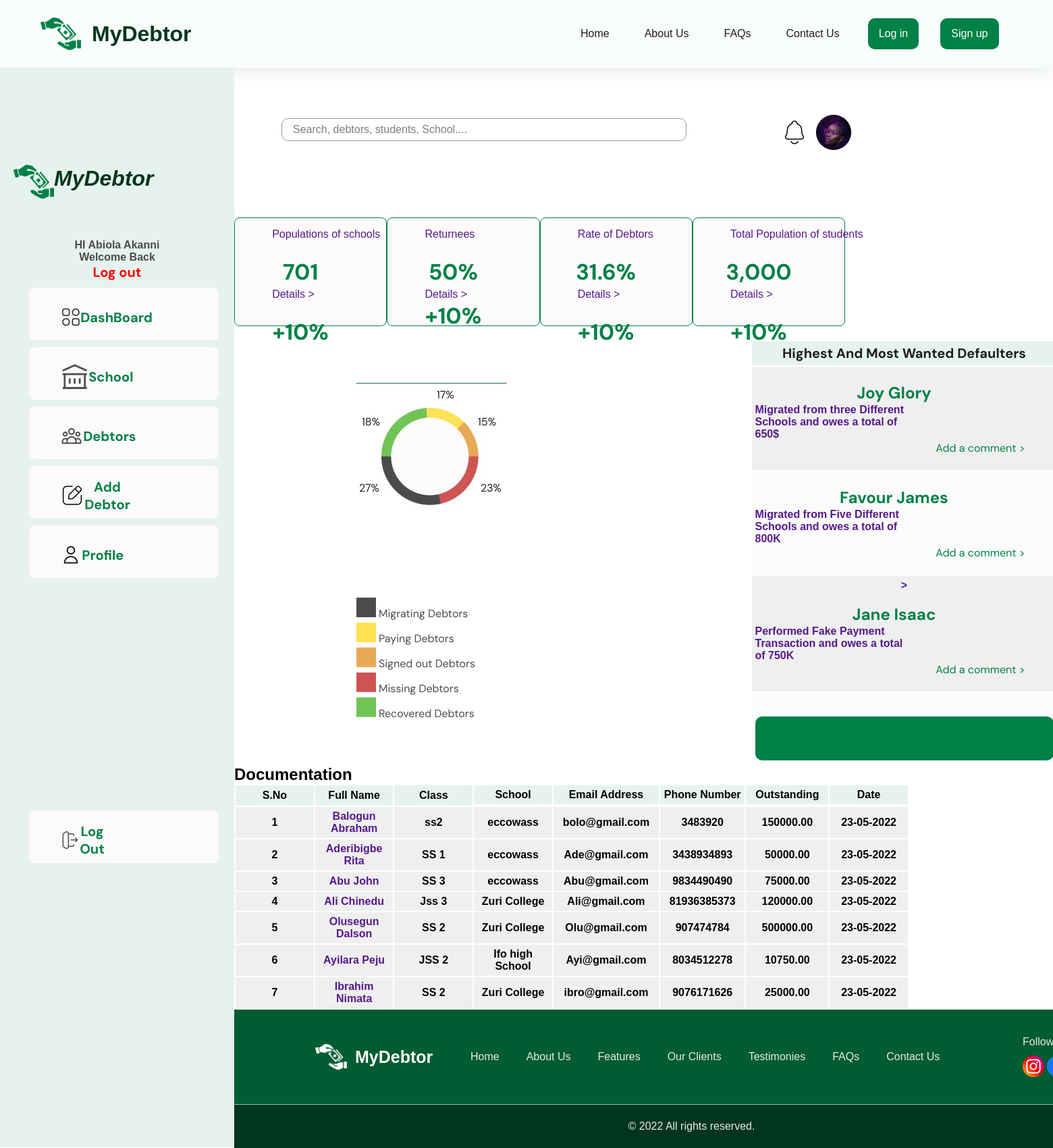
The app's page /dashboard/ (signed in) with its own data.
### account/models.py (models this page shows)
class CustomUser(AbstractUser):
    username = None
    first_name = models.CharField(max_length=250)
    last_name = models.CharField(max_length=250)
    phone_number = models.CharField(max_length=15)
    email       = models.EmailField(max_length=120, unique=True)
    is_school = models.BooleanField(default=False)
    is_guardian = models.BooleanField(default=False)
    school_name = models.CharField(max_length=250, blank=True)
    cac         = models.CharField(max_length=120, blank=True)
    student_name = models.CharField(max_length=120, default="", blank=True)
    USERNAME_FIELD = "email"
    REQUIRED_FIELDS = ['first_name', 'last_name']
    object = CustomUserManager()
    class Meta:
        ordering = ["-email"]
        verbose_name = 'User'
    def __str__(self):
        return f"{self.first_name} {self.last_name}"

### school/models.py (models this page shows, shortened)
class Debtor(models.Model):
    debtor_name      = models.CharField(max_length=120)
    ward_name        = models.CharField(max_length=120)
    school           = models.CharField(max_length=120)
    debtor_class     = models.CharField(max_length=250)
    amount_indebted  = models.DecimalField(decimal_places=2, max_digits=100000)
    phone_no         = models.DecimalField(decimal_places=0, max_digits=15)
    email            = models.EmailField(max_length=120, default="")
    debtor_image      = models.ImageField(upload_to ='uploads/', blank=True)

### school/views.py (the view, shortened to what this page needs)
# urls.py: path("dashboard/", login_required(ListDebtor.as_view()), name="dashboard"),
class ListDebtor(ListView):
    template_name = 'school/dashboard.html'
    queryset = Debtor.objects.all()

### school/templates/school/dashboard.html (shortened to what this page needs)
{% extends 'base.html' %}
{% block content %}
<head>
    <link rel="stylesheet" href="../../../static/CSS/style_dashboard.css">
</head>
<body>
    <div class="main_container1">
   <div class="main_Container">
    <main class="Dashboard_sidebar">
        <div class="logo_">
            <ul >
                <li><i><img src="../../../static/IMG/Logo.png" alt="">MyDebtor</i></li>
                </ul>
        </div>
        <div class="Pic_Wel">
        <h4>HI  {{ request.user }}</h4>
          <h4>Welcome Back</h4>
        <h3 ><a class="btns" href="{% url 'logout' %}" style="color: red;">Log out</a></h3>
        <div class="Dash_Nav" >
            <div class="Dash_Nav1">
            <ul>
                <li class="Nav_Bar"><a href=""><i><img src="../../../static/IMG/Dashboard.jpg" alt="">DashBoard</i></a></li>
                <li class="Nav_Bar"><a href=""><i><img style="height: 40px;" src="../../../static/IMG/Schools.jpg" alt="">School</i></a></li>
                <li class="Nav_Bar"><a href=""><i><img src="../../../static/IMG/Debtors.jpg" alt="">Debtors</i></a></li>
                <li class="Nav_Bar"><a href="{% url 'school:add-debtor' %}"><i><img src="../../../static/IMG/Posts.jpg" alt="">Add Debtor</i></a></li>
                <li class="Nav_Bar"><a href=""><i><img src="../../../static/IMG/Profile.jpg" alt="">Profile</i></a></li><br><br><br><br><br><br><br><br><br><br><br><br><br><br><br><br><br><br>
                <li class="Nav_Bar"><a href="{% url 'logout' %}"><i><img src="../../../static/IMG/Log out.jpg" alt="">Log Out</i></a></li>
            </ul>
        </div>
        </div>
    </main>
    </div>
    <div class="SideBar_Container">
<div class="container3">
    <div class="Icon_container">
        <section>
            <ul >
                <li><input type="text" id="search" placeholder="Search, debtors, students, School...." name="search" ></li>
                <li><img src="../../../static/IMG/pic & Bell.jpg" alt=""></li>
            </ul>
        </section>
    </div>
        </div>
        <div class="Container_for_Population_Pie_Table">
       <div class="population">
        <div class="population_Items">
            <section>
                <ul>
                    <li><button class="btn"><a href=""><p>Populations of schools</p> <br> <span>701</span> <br> <p>Details ></p> <br> <span>+10%</span></a></button></li>
                    <li><button class="btn"><a href=""> <p> Returnees</p> <br> <span>50%</span> <br> <p>Details ></p> <span>+10%</span></a></button></li>
                    <li><button class="btn"><a href=""><p>Rate of Debtors</p> <br> <span>31.6%</span> <br> <p> Details > </p> <br> <span>+10%</span></a></button></li>
                    <li><button class="btn"><a href=""> <p>Total Population of students</p> <br> <span>3,000</span> <br> <p>Details ></p> <br> <span>+10%</span></a></button></li>
                </ul>
            </section>
        </div>
       </div>
    <div class="Highest_MsWanted">
        <div class="pie_mainContainer" >
            <div class="most_wanted">
                <div class="img_">
                    <img src="../../../static/IMG/Pie Chart.jpg" alt="">
                </div>
        <div class="pie_Nav" >
            <div class="pie_Nav1">
            <ul>
                <li class="pie_Bar"><a href=""><i><img src="../../../static/IMG/Rectangle 21.png" alt=""> <span>Migrating Debtors</span> </i></a></li>
                <li class="pie_Bar"><a href=""><i><img src="../../../static/IMG/Rectangle 22.png" alt=""> <span>Paying Debtors</span> </i></a></li>
                <li class="pie_Bar"><a href=""><i><img src="../../../static/IMG/Rectangle 23.png" alt=""> <span>Signed out Debtors</span> </i></a></li>
                <li class="pie_Bar"><a href=""><i><img src="../../../static/IMG/Rectangle 24.png" alt=""> <span>Missing Debtors</span> </i></a></li>
                <li class="pie_Bar"><a href=""><i><img src="../../../static/IMG/Rectangle 25.png" alt=""> <span>Recovered Debtors</span> </i></a></li>
            </ul>
        </div>
        </div>
    </div>
                <div class="table_mainContainer">
            <div class="..table_container">
                <ul><li><a href=""> <table>
                    <tr class="Heading-1">
                        <th rowspan="2" colspan="8" class="mostT">Highest And Most Wanted Defaulters</th>
                    </tr>
                    <tr class="sub-heading">
                    </tr>
                    <tr class="row-1">
                        <td colspan="8">
                            <div class="mostWantedd">
                                <div>
                                </div>
                                <div>
                                    <span>Joy Glory</span><br><p>Migrated from three Different<br> Schools and owes a total of 650$</p>
                                </div>
                                <div>
                                    <h6>Add a comment ></h6>
                                </div>
                            </div>
                        </td>
                    </tr>
                    <tr Class="row-2">
                        <td colspan="8"><div>
                            <div>
                            </div>
                            <div class="mostWantedd">
                                <span>Favour James</span><br><p>Migrated from Five Different Schools and owes a total of 800K</p>
                            </div>
                            <div>
                                <h6>Add a comment ></h6>
                            </div>
                        </div></td>
                    </tr>
                    <tr class= "row-3">
                        <td colspan="8">><div>
                            <div>
                            </div>
                            <div class="mostWantedd">
                                <span>Jane Isaac</span><br><p>Performed Fake Payment Transaction  and owes a total of 750K</p>
                            </div>
                            <div>
                                <h6>Add a comment ></h6>
                            </div>
                        </div></td>
                    </tr>
                    <tr class="row-4">
                        <td colspan="8"><button><h6>See More ></h6></button></td>
                    </tr>
                </table> </a></li>
            </ul>
            </div>
        </div>
    </div>
        <div class="Table_" style="overflow-x:auto;">
            <div id="Score-Info">
                <h2>Documentation </h2>
            </div>
            <table>
                <tr class="Heading-1">
                    <th rowspan="2">S.No</th>
                    <th rowspan="2">Full Name</th>
                    <th rowspan="2">Class</th>
                    <th>School</th>
                    <th>Email Address</th>
                    <th>Phone Number</th>
                    <th>Outstanding</th>
                    <th>Date</th>
                </tr>
                {% for instance in object_list %}
                <tr class="row-1">
                    <td>{{ instance.id }} </td>
                    <td> <a href="">{{ instance.ward_name }}</a></td>
                    <td class="MTH">{{ instance.debtor_class }}</td>
                    <td class="ENG">{{ instance.school }}</td>
                    <td class="PHY">{{ instance.email }}</td>
                    <td class="CHEM">{{ instance.phone_no }}</td>
                    <td class="BIO">{{ instance.amount_indebted }}</td>
                    <td class="BIO">23-05-2022</td>
                </tr>
                {% endfor %}
            </table>
        </div>
            </div>
</body>
</html>
{% endblock content %}

### static/CSS/signup.css (style rules this page uses)
* { margin: 0; padding: 0; box-sizing: border-box; }
body { font-family: 'DM Sans', sans-serif; }
a { text-decoration: none; }
ul { list-style: none; }
input { width: 100%; border: 1px solid #989898; border-radius: 10px; padding: 16px; align-items: center; margin-top: 5px; }
input::placeholder { font-weight: 400; font-size: 16px; color: #7e7d7d; line-height: 16px; }
button { background: #008147; border: 1px solid transparent; border-radius: 10px; padding: 12px 20px; color: #ffffff; font-weight: 500; font-size: 16px; line-height: 24px; margin-top: 30px; cursor: pointer; }

### records on screen
CustomUser: user "Abiola Akanni"
Debtor: id "1", ward_name "Balogun Abraham", debtor_class "ss2", school "eccowass", email "bolo@gmail.com", phone_no "3483920", amount_indebted "150000.00"
Debtor: id "2", ward_name "Aderibigbe Rita", debtor_class "SS 1", school "eccowass", email "Ade@gmail.com", phone_no "3438934893", amount_indebted "50000.00"
Debtor: id "3", ward_name "Abu John", debtor_class "SS 3", school "eccowass", email "Abu@gmail.com", phone_no "9834490490", amount_indebted "75000.00"
Debtor: id "4", ward_name "Ali Chinedu", debtor_class "Jss 3", school "Zuri College", email "Ali@gmail.com", phone_no "81936385373", amount_indebted "120000.00"
Debtor: id "5", ward_name "Olusegun Dalson", debtor_class "SS 2", school "Zuri College", email "Olu@gmail.com", phone_no "907474784", amount_indebted "500000.00"
Debtor: id "6", ward_name "Ayilara Peju", debtor_class "JSS 2", school "Ifo high School", email "Ayi@gmail.com", phone_no "8034512278", amount_indebted "10750.00"
Debtor: id "7", ward_name "Ibrahim Nimata", debtor_class "SS 2", school "Zuri College", email "ibro@gmail.com", phone_no "9076171626", amount_indebted "25000.00"
